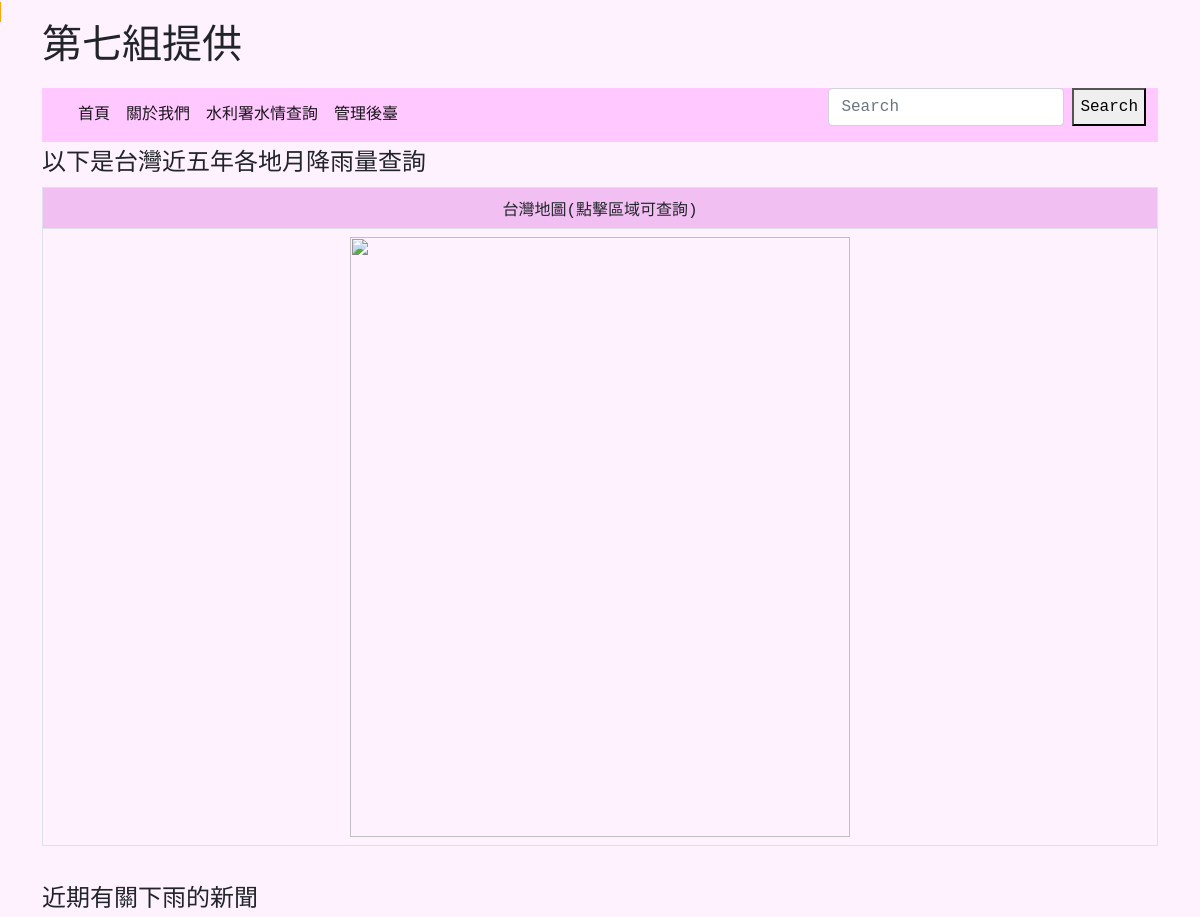
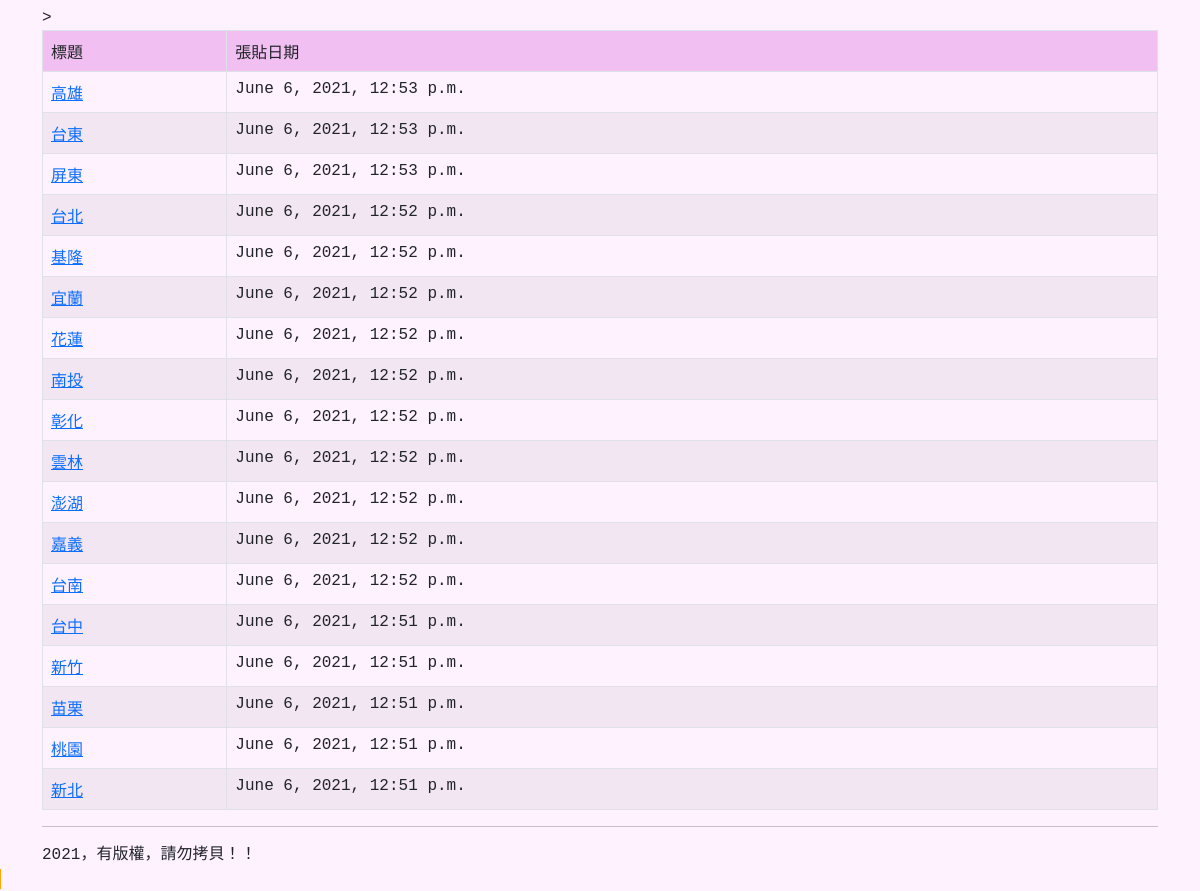
The page / on the database its author committed (2 pictures, top to bottom).
### mysite/models.py (models this page shows, shortened)
class Post(models.Model):
    title = models.CharField(max_length=200)
    body = models.TextField()
    pub_date = models.DateTimeField(default=timezone.now)
    class Meta:
        ordering = ('-pub_date',)

### mysite/views.py (the view)
# urls.py: path('', index),
def index(request):
    posts = Post.objects.all()
    myname = "月降雨量統計"
    data = [i for i in range(1, 43)]
    random.shuffle(data)
    lotto_numbers = data[0:6]
    special_number = data[6]
    return render(request, 'index.html', locals())

### templates/index.html (shortened to what this page needs)
<span style="font-family:DFKai-sb,monospace;border:1px orange solid;margin-right:5px;">
{% extends "base.html" %}
{% block headmessage %} <h1>第七組提供</h1>{% endblock %}
{% block content %}
<body style="background-color:#FFF2FF;">
<h4>以下是台灣近五年各地月降雨量查詢</h4>
<table class='table table-striped table-bordered text-center'>
<tr style="background-color:#FFC9FF"><td>台灣地圖(點擊區域可查詢)
	<tr><td rowspan="5">
		<img src="https://lh4.googleusercontent.com/QTcnKJB8EXa9iCC5zaNE8_g0ecb61vkoS3wZyv6YQmTRL5lN-GKnr3JTmR7ARsma52hbfrzSeFp_BOcj8YWaGOhNnrXxg00EgYXsWURTrk383QZ8PrUkwLONOpDOqYmc3Q=w1280" width="500" height="600" usemap="#ImageMap02">
</table>
<br>
<h4>近期有關下雨的新聞</h4>
<table class='table table-striped table-bordered', style="background-color:#FFC9FF;">>
	<tr><td>標題</td><td>張貼日期</td></tr>
{% for post in posts %}
	<tr style="background-color:#FFF2FF">
		<td><a href="/show/{{post.id}}/">{{ post.title }}</a></td>
		<td>{{ post.pub_date }}</td>
	</tr>
{% endfor %}
</table>
{% endblock %}

### templates/base.html (shortened to what this page needs)
<!doctype html>
<html>
<head>
    <link href="https://cdn.jsdelivr.net/npm/bootstrap@5.0.0-beta3/dist/css/bootstrap.min.css" rel="stylesheet"
>
</head>
<body>
<div class="container">
    {% block headmessage %} {% endblock %}
    {% include "header.html" %}
    {% block content %} {% endblock %}
    {% include "footer.html" %}
</div>
</body>

### templates/header.html (shortened to what this page needs)
 		<nav class="navbar navbar-expand-lg navbar-light be-light">
  <div class="container-fluid", style="background-color:#FFC9FF;">
    <div class="collapse navbar-collapse" id="navbarSupportedContent">
      <ul class="navbar-nav me-auto mb-2 mb-lg-0">
        <li class="nav-item">
          <a class="nav-link active" aria-current="page" href="#">首頁</a>
        </li>
          <li class="nav-item">
          <a class="nav-link active" aria-current="page" href="#">關於我們</a>
        </li>
         <li class="nav-item">
          <a class="nav-link active" href="https://fhy.wra.gov.tw/fhy/Monitor/Reservoir" tabindex="-1">水利署水情查詢</a>
        </li>
        <li class="nav-item">
          <a class="nav-link active" href="/admin/" tabindex="-1">管理後臺</a>
        </li>
      </ul>
      <form class="d-flex">
        <input class="form-control me-2" type="search" placeholder="Search"
        aria-label="Search">
        <button class="button"  class="btn btn-light" type="submit">Search</button>
      </form>
    </div>
  </div>
</nav>

### templates/footer.html
<hr>
2021，有版權，請勿拷貝！！

### rows shown on the page
Post: title "高雄", pub_date "June 6, 2021, 12:53 p.m."
Post: title "台東", pub_date "June 6, 2021, 12:53 p.m."
Post: title "屏東", pub_date "June 6, 2021, 12:53 p.m."
Post: title "台北", pub_date "June 6, 2021, 12:52 p.m."
Post: title "基隆", pub_date "June 6, 2021, 12:52 p.m."
Post: title "宜蘭", pub_date "June 6, 2021, 12:52 p.m."
Post: title "花蓮", pub_date "June 6, 2021, 12:52 p.m."
Post: title "南投", pub_date "June 6, 2021, 12:52 p.m."
Post: title "彰化", pub_date "June 6, 2021, 12:52 p.m."
Post: title "雲林", pub_date "June 6, 2021, 12:52 p.m."
Post: title "澎湖", pub_date "June 6, 2021, 12:52 p.m."
Post: title "嘉義", pub_date "June 6, 2021, 12:52 p.m."
Post: title "台南", pub_date "June 6, 2021, 12:52 p.m."
Post: title "台中", pub_date "June 6, 2021, 12:51 p.m."
Post: title "新竹", pub_date "June 6, 2021, 12:51 p.m."
Post: title "苗栗", pub_date "June 6, 2021, 12:51 p.m."
Post: title "桃園", pub_date "June 6, 2021, 12:51 p.m."
Post: title "新北", pub_date "June 6, 2021, 12:51 p.m."
